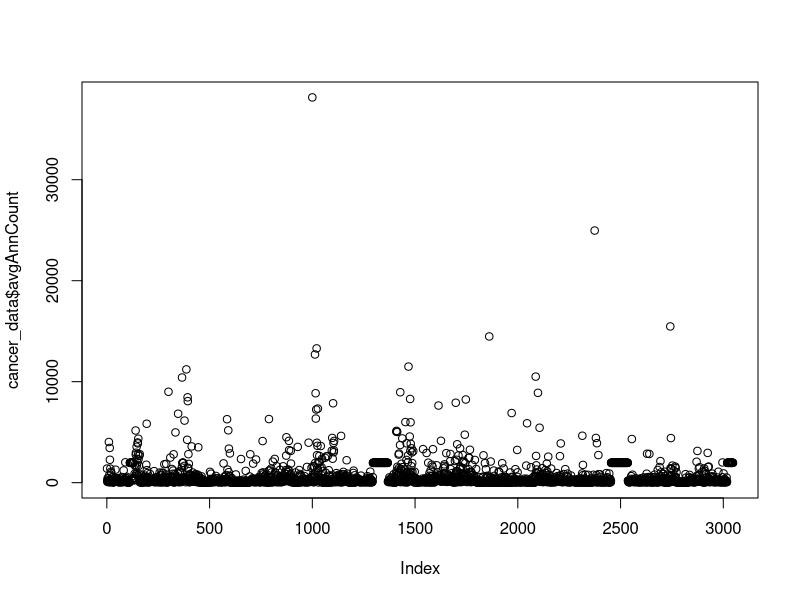
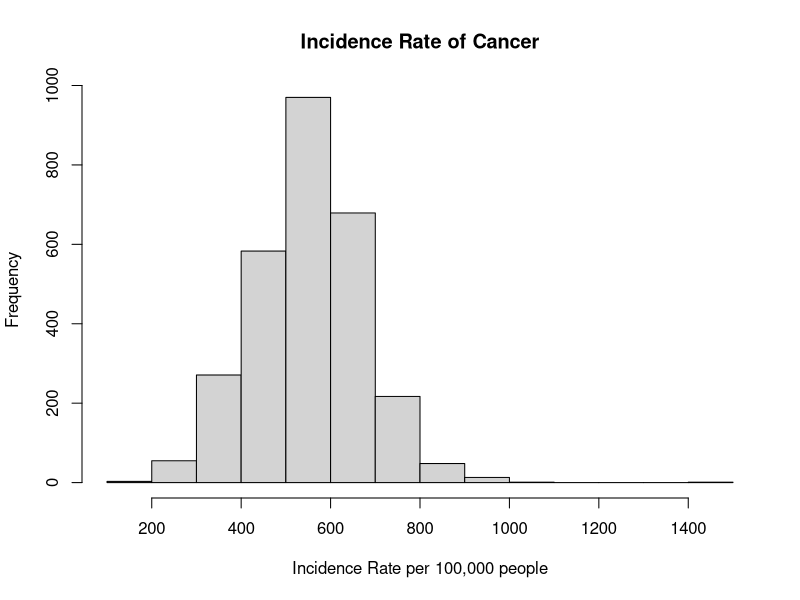
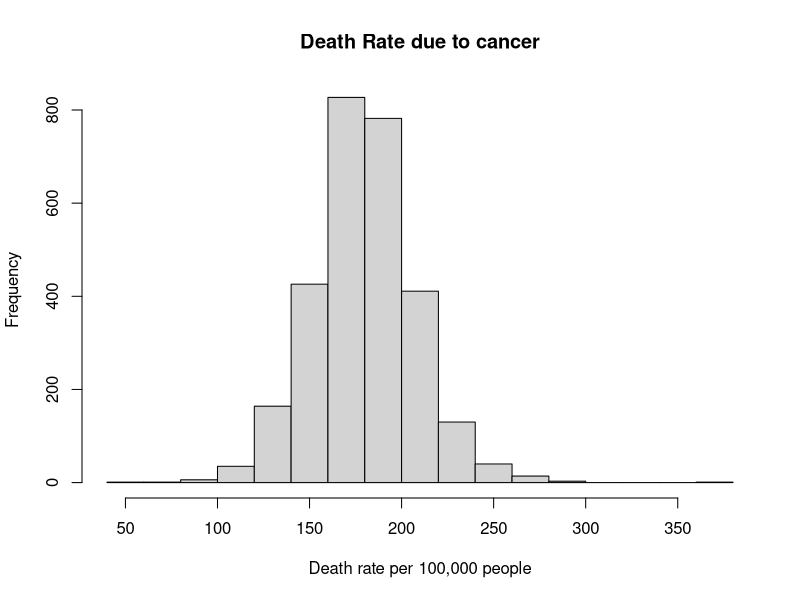
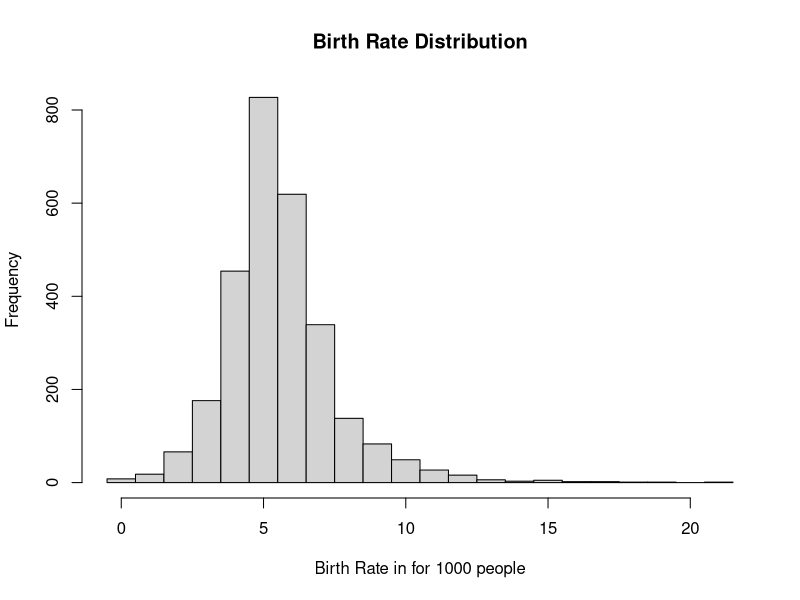
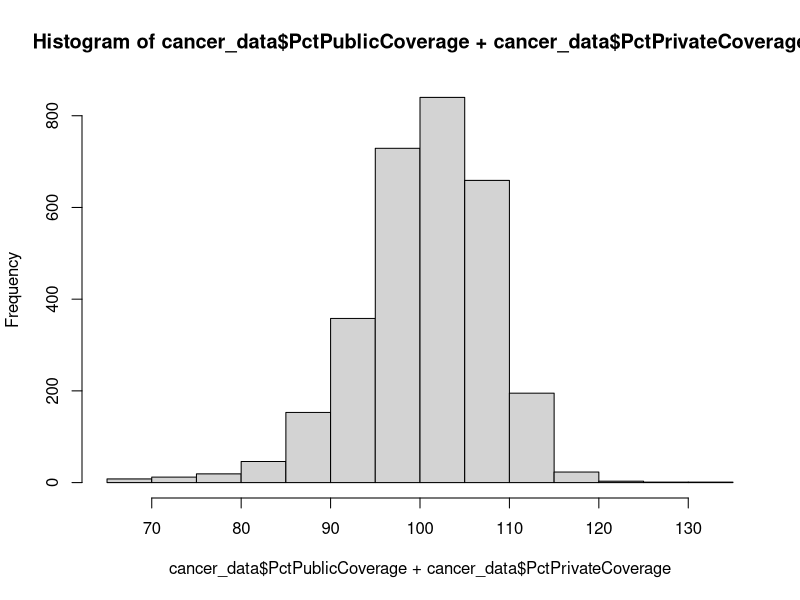
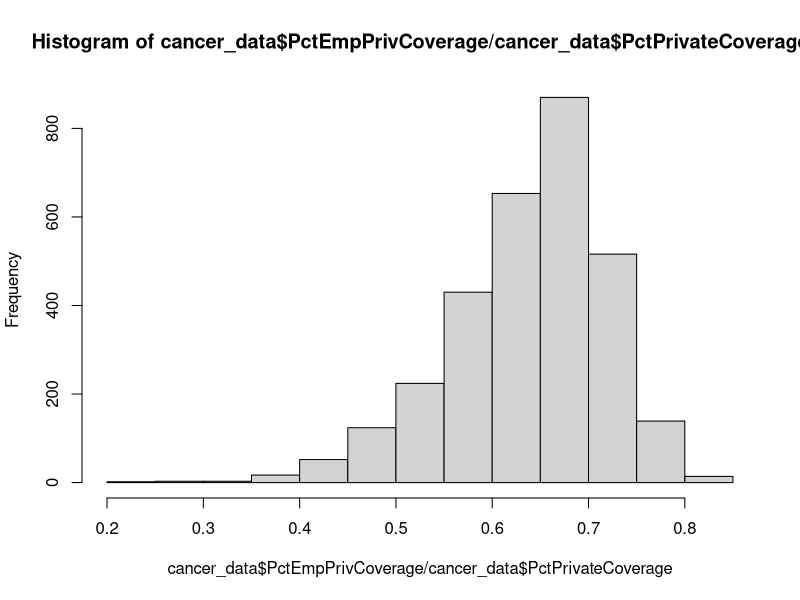
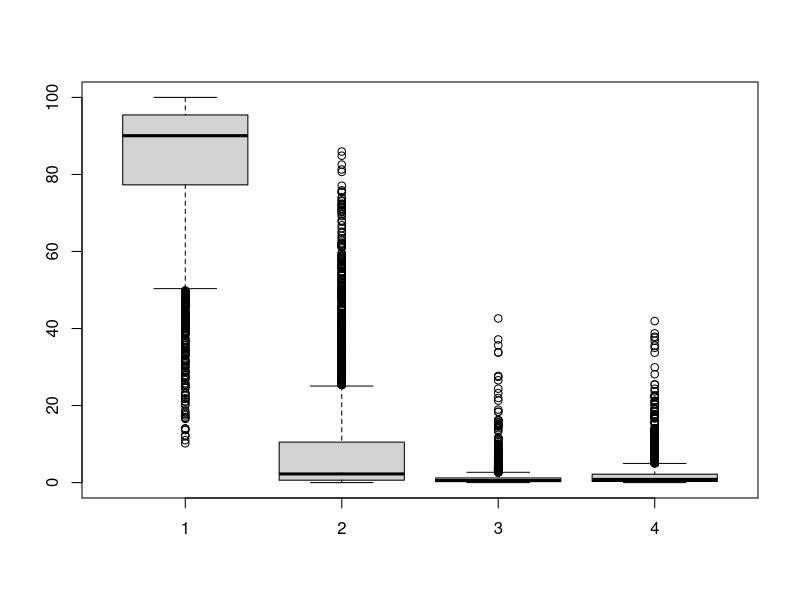
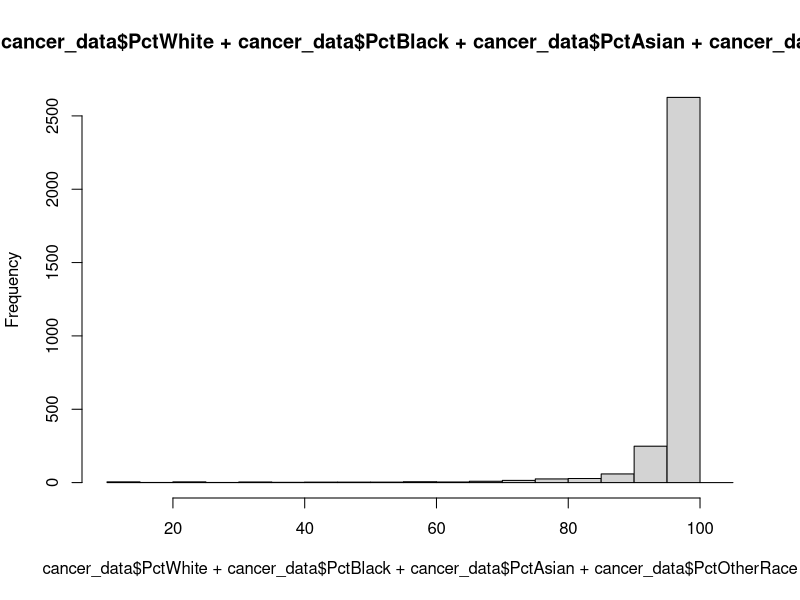

The R script that drew these images, in order:
## ---- chunk 1
knitr::opts_chunk$set(echo = TRUE)
## ---- chunk 2
library(car)
## ---- chunk 3
cancer_data = read.csv("cancer.csv")
## ---- chunk 4
(list_of_varibles = objects(cancer_data))
## ---- chunk 5
str(cancer_data)
## ---- chunk 6
summary(cancer_data$avgAnnCount)
## ---- chunk 7
plot(cancer_data$avgAnnCount)
## ---- chunk 8
cancer_data_fixed = cancer_data[cancer_data$avgAnnCount != 1962.667684, ]
str(cancer_data_fixed)
## ---- chunk 9
incidenceRate = 100000*cancer_data_fixed$avgAnnCount/cancer_data_fixed$popEst2015
summary(incidenceRate)
## ---- chunk 10
hist(incidenceRate, main = "Incidence Rate of Cancer", xlab = "Incidence Rate per 100,000 people")
## ---- chunk 11
summary(cancer_data_fixed$deathRate)
## ---- chunk 12
hist(cancer_data_fixed$deathRate, main = "Death Rate due to cancer", xlab = "Death rate per 100,000 people")
## ---- chunk 13
summary(cancer_data_fixed$BirthRate)
## ---- chunk 14
hist(cancer_data_fixed$BirthRate, main = "Birth Rate Distribution", breaks = 0:22 - 0.5, xlab = "Birth Rate in for 1000 people")
## ---- chunk 15
min(cancer_data$PctPublicCoverage + cancer_data$PctPrivateCoverage)
max(cancer_data$PctPublicCoverage + cancer_data$PctPrivateCoverage)
hist(cancer_data$PctPublicCoverage + cancer_data$PctPrivateCoverage)
## ---- chunk 16
hist(cancer_data$PctEmpPrivCoverage / cancer_data$PctPrivateCoverage)
## ---- chunk 17
head(cancer_data$PctAsian + cancer_data$PctBlack + cancer_data$PctWhite + cancer_data$PctOtherRace, 25)
min(cancer_data$PctAsian + cancer_data$PctBlack + cancer_data$PctWhite + cancer_data$PctOtherRace)
max(cancer_data$PctAsian + cancer_data$PctBlack + cancer_data$PctWhite + cancer_data$PctOtherRace)
## ---- chunk 18
boxplot(cancer_data$PctWhite, cancer_data$PctBlack, cancer_data$PctAsian, cancer_data$PctOtherRace)

hist(cancer_data$PctWhite + cancer_data$PctBlack + cancer_data$PctAsian + cancer_data$PctOtherRace)
## ---- chunk 19
cor(incidenceRate, cancer_data_fixed$deathRate)
## ---- chunk 20
cor(cancer_data_fixed$deathRate, cancer_data_fixed$medIncome)
## ---- chunk 21
medIncome_bin = cut(cancer_data_fixed$medIncome, breaks = c(20000, 40000, 60000,80000,100000, Inf))
## ---- chunk 22
boxplot(deathRate ~ medIncome_bin, data = cancer_data_fixed, 
        main = "Death rate vs Median Income bins",
        xlab = "Median Income bins",
        ylab = "Death Rate")
## ---- chunk 23
cor(cancer_data_fixed$povertyPercent, cancer_data_fixed$deathRate)
## ---- chunk 24
cor(cancer_data_fixed$medIncome, cancer_data_fixed$povertyPercent)
## ---- chunk 25
cor(cancer_data_fixed$deathRate, cancer_data_fixed$PctPrivateCoverage)
## ---- chunk 26
plot (~ jitter(PctPrivateCoverage,2) + jitter(deathRate,2), data = cancer_data_fixed)
abline(lm(cancer_data_fixed$deathRate ~ cancer_data_fixed$PctPrivateCoverage))
## ---- chunk 27
cor(cancer_data_fixed$deathRate, cancer_data_fixed$PctPublicCoverage)
## ---- chunk 28
plot (~ jitter(PctPublicCoverage,2) + jitter(deathRate,2), data = cancer_data_fixed)
abline(lm(cancer_data_fixed$deathRate ~ cancer_data_fixed$PctPublicCoverage))
